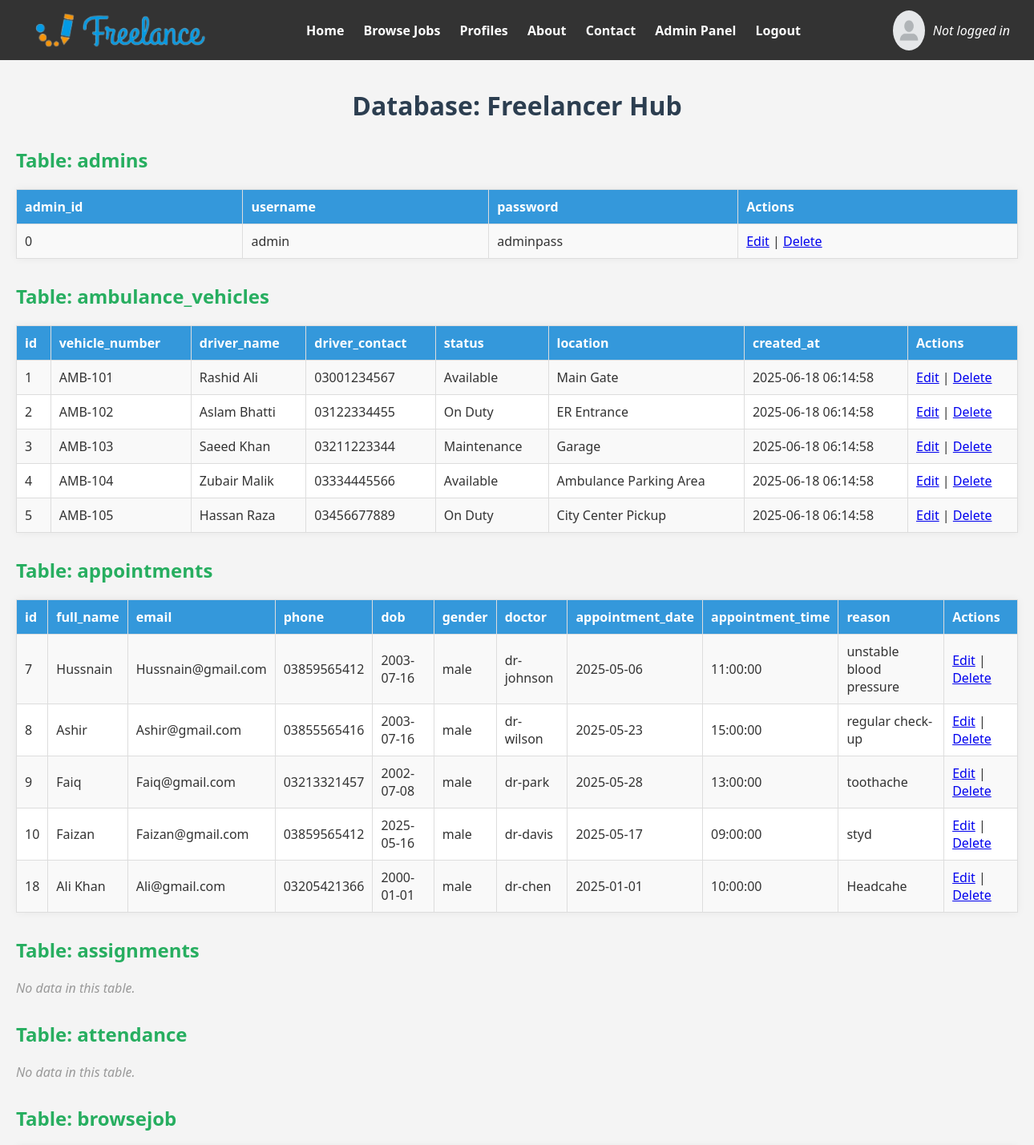
Page /Freelancer-Project/admin_page.php (upper part) on the committed database.
### tables this page shows
CREATE TABLE `ambulance_vehicles` (
  `id` int(11) NOT NULL,
  `vehicle_number` varchar(50) NOT NULL,
  `driver_name` varchar(100) NOT NULL,
  `driver_contact` varchar(20) DEFAULT NULL,
  `status` enum('Available','On Duty','Maintenance') DEFAULT 'Available',
  `location` varchar(100) DEFAULT NULL,
  `created_at` timestamp NOT NULL DEFAULT current_timestamp()
);

CREATE TABLE `appointments` (
  `id` int(11) NOT NULL,
  `full_name` varchar(100) DEFAULT NULL,
  `email` varchar(100) DEFAULT NULL,
  `phone` varchar(20) DEFAULT NULL,
  `dob` date DEFAULT NULL,
  `gender` varchar(10) DEFAULT NULL,
  `doctor` varchar(100) DEFAULT NULL,
  `appointment_date` date DEFAULT NULL,
  `appointment_time` time DEFAULT NULL,
  `reason` text DEFAULT NULL
);

### Freelancer-Project/admin_page.php (the view, shortened to what this page needs)
<?php
$server = "127.0.0.1:3308";
$username = "root";
$password = "";
$database = "freelancer_hub";
$con = new mysqli($server, $username, $password, $database);
$role = "Unknown";
if (isset($_SESSION['email'])) {
    $email = $con->real_escape_string($_SESSION['email']);
    $query = "SELECT role FROM users WHERE email = '$email'";
    $result = $con->query($query);
    if ($result && $result->num_rows > 0) {
        $row = $result->fetch_assoc();
        $role = htmlspecialchars($row['role']);
    } else {
        $role = "Role not found";
    }
} else {
    $role = "Not logged in";
}
?>
<!DOCTYPE html>
<html>
<head>
</head>
<body>
<header>
    <div class='navbar'>
        <a href='user_page.php'><img src='image/logo-removebg-preview.png' alt='Logo'></a>
        <div>
            <a href='user_page.php'>Home</a>
            <a href='browsejob.php'>Browse Jobs</a>
            <a href='profile.html'>Profiles</a>
            <a href='aboutus.php'>About</a>
            <a href='contact.php'>Contact</a>
            <a href='admin_page.php'>Admin Panel</a>
            <a href="logout.php">Logout</a>
        </div>
        <div class='role'>
            <img src='image/user.webp' alt='User' width='40' style='border-radius: 50%;'>
            <p style="margin: 0px;"><?php echo $role; ?></p>
        </div>
    </div>
</header>
<h1>Database: Freelancer Hub</h1>
<?php
$tables = $con->query("SHOW TABLES");
while ($tableRow = $tables->fetch_array()) {
    $tableName = $tableRow[0];
    echo "<h2>Table: $tableName</h2>";
    $result = $con->query("SELECT * FROM `$tableName`");
    if ($result && $result->num_rows > 0) {
        echo "<table>";
        $fields = $result->fetch_fields();
        echo "<tr>";
        foreach ($fields as $field) {
            echo "<th>{$field->name}</th>";
        }
        echo "<th>Actions</th>";
        echo "</tr>";
        while ($row = $result->fetch_assoc()) {
            echo "<tr>";
            foreach ($row as $data) {
                echo "<td>" . htmlspecialchars($data) . "</td>";
            }
            $id = reset($row);
            echo "<td>
                <a href='edit.php?table=$tableName&id=$id'>Edit</a> |
                <a href='delete.php?table=$tableName&id=$id' onclick='return confirm(\"Are you sure?\")'>Delete</a>
            </td>";
            echo "</tr>";
        }
        echo "</table>";
    } else {
        echo "<p>No data in this table.</p>";
    }
}
?>
</body>
</html>

### Freelancer-Project/admin_page.php (style rules this page uses)
body { font-family: 'Segoe UI', Tahoma, Geneva, Verdana, sans-serif; background-color: #f4f4f4; color: #333; padding: 20px; margin: 0; }
h1 { color: #2c3e50; margin-top: 90px; text-align: center; }
h2 { color: #27ae60; margin-top: 30px; }
table { border-collapse: collapse; width: 100%; margin-top: 10px; margin-bottom: 30px; background-color: #fff; box-shadow: 0 0 10px rgba(0,0,0,0.05); }
th, td { border: 1px solid #ddd; padding: 10px; text-align: left; }
th { background-color: #3498db; color: white; }
tr:nth-child(even) { background-color: #f9f9f9; }
p { color: #999; font-style: italic; }
header { background-color: #333; position: fixed; top: 0; left: 0; width: 100%; z-index: 1000; }
.navbar { display: flex; justify-content: space-between; align-items: center; padding: 10px 30px; color: white; }
.navbar a { color: white; margin: 0 10px; text-decoration: none; font-weight: bold; }
.navbar img { height: 50px; }
.role { display: flex; align-items: center; gap: 10px; }
.role p { color: white; margin: 0; }

### rows in the picture
ambulance_vehicles: id "1", vehicle_number "AMB-101", driver_name "Rashid Ali", driver_contact "03001234567", status "Available", location "Main Gate", created_at "2025-06-18 06:14:58"
ambulance_vehicles: id "2", vehicle_number "AMB-102", driver_name "Aslam Bhatti", driver_contact "03122334455", status "On Duty", location "ER Entrance", created_at "2025-06-18 06:14:58"
ambulance_vehicles: id "3", vehicle_number "AMB-103", driver_name "Saeed Khan", driver_contact "03211223344", status "Maintenance", location "Garage", created_at "2025-06-18 06:14:58"
ambulance_vehicles: id "4", vehicle_number "AMB-104", driver_name "Zubair Malik", driver_contact "03334445566", status "Available", location "Ambulance Parking Area", created_at "2025-06-18 06:14:58"
ambulance_vehicles: id "5", vehicle_number "AMB-105", driver_name "Hassan Raza", driver_contact "03456677889", status "On Duty", location "City Center Pickup", created_at "2025-06-18 06:14:58"
appointments: id "7", full_name "Hussnain", email "Hussnain@gmail.com", phone "03859565412", dob "2003-07-16", gender "male", doctor "dr-johnson", appointment_date "2025-05-06", appointment_time "11:00:00", reason "unstable blood pressure"
appointments: id "8", full_name "Ashir", email "Ashir@gmail.com", phone "03855565416", dob "2003-07-16", gender "male", doctor "dr-wilson", appointment_date "2025-05-23", appointment_time "15:00:00", reason "regular check-up"
appointments: id "9", full_name "Faiq", email "Faiq@gmail.com", phone "03213321457", dob "2002-07-08", gender "male", doctor "dr-park", appointment_date "2025-05-28", appointment_time "13:00:00", reason "toothache"
appointments: id "10", full_name "Faizan", email "Faizan@gmail.com", phone "03859565412", dob "2025-05-16", gender "male", doctor "dr-davis", appointment_date "2025-05-17", appointment_time "09:00:00", reason "styd"
appointments: id "18", full_name "Ali Khan", email "Ali@gmail.com", phone "03205421366", dob "2000-01-01", gender "male", doctor "dr-chen", appointment_date "2025-01-01", appointment_time "10:00:00", reason "Headcahe"

### other values in the picture
$role "Not logged in"
$tableName "admins"
$field->name "admin_id"
$field->name "username"
$field->name "password"
$data "0"
$data "admin"
$data "adminpass"
$tableName "ambulance_vehicles"
$field->name "id"
$field->name "vehicle_number"
$field->name "driver_name"
$field->name "driver_contact"
$field->name "status"
$field->name "location"
